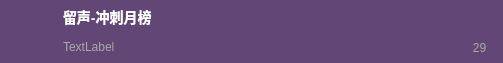
<?xml version="1.0" encoding="UTF-8"?>
<ui version="4.0">
 <class>PromoteBusinePageItem</class>
 <widget class="QDialog" name="PromoteBusinePageItem">
  <property name="geometry">
   <rect>
    <x>0</x>
    <y>0</y>
    <width>503</width>
    <height>63</height>
   </rect>
  </property>
  <property name="maximumSize">
   <size>
    <width>16777215</width>
    <height>63</height>
   </size>
  </property>
  <property name="windowTitle">
   <string>Dialog</string>
  </property>
  <property name="styleSheet">
   <string notr="true">background: #624676;
border-radius: 6px;</string>
  </property>
  <layout class="QHBoxLayout" name="horizontalLayout">
   <property name="spacing">
    <number>8</number>
   </property>
   <property name="leftMargin">
    <number>7</number>
   </property>
   <property name="topMargin">
    <number>7</number>
   </property>
   <property name="rightMargin">
    <number>8</number>
   </property>
   <property name="bottomMargin">
    <number>8</number>
   </property>
   <item>
    <widget class="click_label" name="photo">
     <property name="minimumSize">
      <size>
       <width>48</width>
       <height>48</height>
      </size>
     </property>
     <property name="maximumSize">
      <size>
       <width>48</width>
       <height>48</height>
      </size>
     </property>
     <property name="text">
      <string/>
     </property>
     <property name="scaledContents">
      <bool>true</bool>
     </property>
    </widget>
   </item>
   <item>
    <layout class="QVBoxLayout" name="verticalLayout">
     <property name="spacing">
      <number>0</number>
     </property>
     <item>
      <widget class="QLabel" name="name">
       <property name="minimumSize">
        <size>
         <width>0</width>
         <height>20</height>
        </size>
       </property>
       <property name="maximumSize">
        <size>
         <width>16777215</width>
         <height>20</height>
        </size>
       </property>
       <property name="styleSheet">
        <string notr="true">font-family: &quot;微软雅黑&quot;;
font-weight: 500;
font-size: 14px;
color: #FFFFFF;
line-height: 20px;
text-align: left;
font-style: normal;</string>
       </property>
       <property name="text">
        <string>留声-冲刺月榜</string>
       </property>
      </widget>
     </item>
     <item>
      <spacer name="verticalSpacer">
       <property name="orientation">
        <enum>Qt::Vertical</enum>
       </property>
       <property name="sizeHint" stdset="0">
        <size>
         <width>20</width>
         <height>40</height>
        </size>
       </property>
      </spacer>
     </item>
     <item>
      <widget class="QWidget" name="widget" native="true">
       <property name="minimumSize">
        <size>
         <width>0</width>
         <height>16</height>
        </size>
       </property>
       <layout class="QHBoxLayout" name="horizontalLayout_2">
        <property name="spacing">
         <number>0</number>
        </property>
        <property name="leftMargin">
         <number>0</number>
        </property>
        <property name="topMargin">
         <number>0</number>
        </property>
        <property name="rightMargin">
         <number>0</number>
        </property>
        <property name="bottomMargin">
         <number>0</number>
        </property>
        <item>
         <widget class="QLabel" name="roomId">
          <property name="styleSheet">
           <string notr="true">font-family: &quot;微软雅黑&quot;;
font-weight: 400;
font-size: 12px;
color: #A8A8A7;
line-height: 17px;
text-align: center;
font-style: normal;</string>
          </property>
          <property name="text">
           <string>TextLabel</string>
          </property>
         </widget>
        </item>
        <item>
         <spacer name="horizontalSpacer">
          <property name="orientation">
           <enum>Qt::Horizontal</enum>
          </property>
          <property name="sizeHint" stdset="0">
           <size>
            <width>343</width>
            <height>13</height>
           </size>
          </property>
         </spacer>
        </item>
        <item>
         <widget class="QPushButton" name="hotValue">
          <property name="minimumSize">
           <size>
            <width>31</width>
            <height>17</height>
           </size>
          </property>
          <property name="maximumSize">
           <size>
            <width>31</width>
            <height>17</height>
           </size>
          </property>
          <property name="styleSheet">
           <string notr="true">border:none;

font-family: &quot;微软雅黑&quot;;
font-weight: 400;
font-size: 12px;
color: #A8A8A7;
line-height: 17px;
font-style: normal;</string>
          </property>
          <property name="text">
           <string>29</string>
          </property>
          <property name="icon">
           <iconset resource="../res.qrc">
            <normaloff>:/images/icon_火 .png</normaloff>:/images/icon_火 .png</iconset>
          </property>
         </widget>
        </item>
       </layout>
      </widget>
     </item>
    </layout>
   </item>
  </layout>
 </widget>
 <customwidgets>
  <customwidget>
   <class>click_label</class>
   <extends>QLabel</extends>
   <header location="global">click_label.h</header>
   <slots>
    <signal>clicked()</signal>
   </slots>
  </customwidget>
 </customwidgets>
 <resources>
  <include location="../res.qrc"/>
 </resources>
 <connections/>
</ui>
